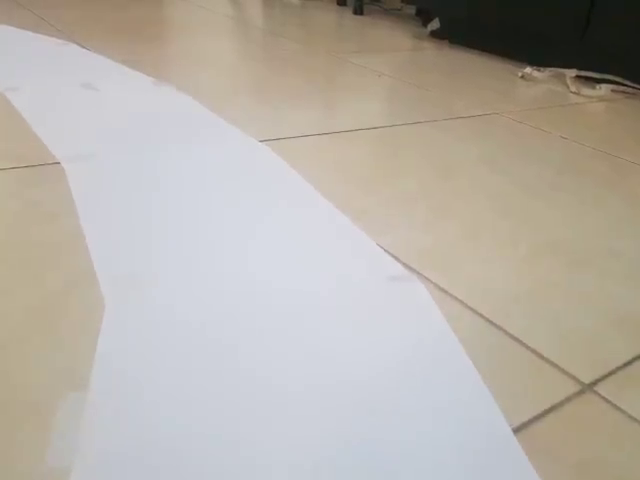
#> input picture frame 73 of SelfDriving/vid1.mp4, 640 x 480 px, given in place of the camera
$ python mainR.py
#> lines starting #> are read from the running program, lines starting #| are printed output that depends on the picture; after the words box and inside, x2 and y2 are one past the last pixel; in counts of white or black regions, pixels touching at a corner belong together
### SelfDriving/WebcamModule.py
import cv2

cap = cv2.VideoCapture(0)

def getImg(display= False,size=[480,240]):
    _, img = cap.read()
    img = cv2.resize(img,(size[0],size[1]))
    if display:
        cv2.imshow('IMG',img)
    return img

# [3 lines that do not run on import are left out]

### SelfDriving/utilis.py
import cv2
import numpy as np

def thresholding(img):
    ImgHSV = cv2.cvtColor(img,cv2.COLOR_BGR2HSV)
    lowerWhite = np.array([80,0,0])
    upperWhite = np.array([255,160,255])
    maskWhite = cv2.inRange(ImgHSV,lowerWhite,upperWhite)

    return maskWhite

def warpImg(img,points,w,h,inv = False):
    pts1 = np.float32(points)
    pts2 = np.float32([[0,0],[w,0],[0,h],[w,h]])
    if inv:
        matrix = cv2.getPerspectiveTransform(pts2,pts1)
    else:
        matrix = cv2.getPerspectiveTransform(pts1,pts2)
    imgWarp = cv2.warpPerspective(img,matrix,[w,h])

    return imgWarp


def nothing(a):
    pass


# [7 lines left out: function initializeTrackbars, not called in this run]


def valTrackbars(wT=480, hT=240):
    widthTop = cv2.getTrackbarPos("Width Top", "Trackbars")
    heightTop = cv2.getTrackbarPos("Height Top", "Trackbars")
    widthBottom = cv2.getTrackbarPos("Width Bottom", "Trackbars")
    heightBottom = cv2.getTrackbarPos("Height Bottom", "Trackbars")
    points = np.float32([(widthTop, heightTop), (wT-widthTop, heightTop),
                      (widthBottom , heightBottom ), (wT-widthBottom, heightBottom)])
    return points


def drawPoints(img,points):
    for x in range(4):
        cv2.circle(img,(int(points[x][0]),int(points[x][1])),15,(0,0,255),cv2.FILLED)

    return img


def getHsistogram(img,minPer = 0.1,display = False,region = 1):
    if region == 1:

        histVals = np.sum(img,axis = 0)
    else:
        histVals = np.sum(img[img.shape[0]//region:,:],axis = 0)

    #print(histVals)
    maxValue = np.max(histVals)
    minValue = minPer*maxValue

    indexArray = np.where(histVals >= minValue)
    basePoint = int(np.average(indexArray))
    #print(basePoint)


    if display:

       imgHist = np.zeros((img.shape[0],img.shape[1],3),np.uint8)
       for x,intensity in enumerate(histVals):
           cv2.line(imgHist,(x,img.shape[0]),(x,img.shape[0]-intensity//255//region),(255,0,255),1)
           cv2.circle(imgHist,(basePoint,img.shape[0]),20,(0,255,255),cv2.FILLED)
       return basePoint,imgHist

    return basePoint

# [30 lines left out: function stackImages, not called in this run]


### SelfDriving/LaneDetection.py
import cv2
import numpy as np
import utilis

curveList = []
avgVal = 10

def getLaneCurve(img,display = 2):
    imgCopy = img.copy()
    imgResult = img.copy()
    ####Step1####
    imgThres = utilis.thresholding(img)

    ####Step2####

    wT, hT ,c =img.shape
    points = utilis.valTrackbars()


    imgWarp = utilis.warpImg(imgThres,points,wT,hT)
    imgWarpPts = utilis.drawPoints(imgCopy,points)

    ####Step3####
    middlePoint,imgHist = utilis.getHsistogram(imgWarp,display=True,minPer=0.5,region=4)
    curveAveragePoint,imgHist = utilis.getHsistogram(imgWarp,display=True,minPer=0.9)

    curveRaw = curveAveragePoint-middlePoint

    ####Step4####
    curveList.append(curveRaw)
    if len(curveList)>avgVal:
        curveList.pop(0)
    curve = int(sum(curveList)/len(curveList))


    ####Step5####

    if display != 0:

       imgInvWarp = utilis.warpImg(imgWarp, points, wT, hT,inv = True)
       imgInvWarp = cv2.cvtColor(imgInvWarp,cv2.COLOR_GRAY2BGR)
       imgInvWarp[0:hT//3,0:wT] = 0,0,0
       imgLaneColor = np.zeros_like(img)
       imgLaneColor[:] = 0, 255, 0
       #imgLaneColor = cv2.bitwise_and(imgInvWarp, imgLaneColor)
       imgResult = cv2.addWeighted(imgResult,1,imgLaneColor,1,0)
       midY = 450
       cv2.putText(imgResult,str(curve),(wT//2-80,85),cv2.FONT_HERSHEY_COMPLEX,2,(255,0,255),3)
       cv2.line(imgResult,(wT//2,midY),(wT//2+(curve*3),midY),(255,0,255),5)
       cv2.line(imgResult, ((wT // 2 + (curve * 3)), midY-25), (wT // 2 + (curve * 3), midY+25), (0, 255, 0), 5)
       for x in range(-30, 30):
           w = wT // 20
           cv2.line(imgResult, (w * x + int(curve//50 ), midY-10),
                    (w * x + int(curve//50 ), midY+10), (0, 0, 255), 2)
       #fps = cv2.getTickFrequency() / (cv2.getTickCount() - timer);
       #cv2.putText(imgResult, 'FPS '+str(int(fps)), (20, 40), cv2.FONT_HERSHEY_SIMPLEX, 1, (230,50,50), 3);
    if display == 2:
       imgStacked = utilis.stackImages(0.7,([img,imgWarpPts,imgWarp],
                                         [imgHist,imgLaneColor,imgResult]))
       cv2.imshow('ImageStack',imgStacked)
    elif display == 1:
       cv2.imshow('Resutlt',imgResult)

    """ cv2.imshow("Thresh",imgThres)
    #cv2.resizeWindow("arp",360,240)
    cv2.imshow("warp",imgWarp)
    cv2.resizeWindow("warp",360,240)
    cv2.imshow("warpPoints",imgWarpPts)
    cv2.imshow("histogram",imgHist) """

    ####Normalization####
    curve = curve/100
    if curve>1: curve == 1
    if curve<-1: curve ==-1

    return curve


# [19 lines that do not run on import are left out]

### SelfDriving/MotorModule.py
import RPi.GPIO as GPIO
from time import sleep
GPIO.setmode(GPIO.BCM)
GPIO.setwarnings(False)


class Motor():
    def __init__(self,EnaA,In1A,In2A,EnaB,In1B,In2B):
        self.EnaA= EnaA
        self.In1A = In1A
        self.In2A = In2A
        self.EnaB= EnaB
        self.In1B = In1B
        self.In2B = In2B
        GPIO.setup(self.EnaA,GPIO.OUT);GPIO.setup(self.In1A,GPIO.OUT);GPIO.setup(self.In2A,GPIO.OUT)
        GPIO.setup(self.EnaB,GPIO.OUT);GPIO.setup(self.In1B,GPIO.OUT);GPIO.setup(self.In2B,GPIO.OUT)
        self.pwmA = GPIO.PWM(self.EnaA, 100);
        self.pwmB = GPIO.PWM(self.EnaB, 100);
        self.pwmA.start(0);
        self.pwmB.start(0);
        self.mySpeed=0

    def move(self,speed=0.5,turn=0,t=0):
        speed *=100
        turn *=70
        leftSpeed = speed-turn
        rightSpeed = speed+turn

        if leftSpeed>100: leftSpeed =100
        elif leftSpeed<-100: leftSpeed = -100
        if rightSpeed>100: rightSpeed =100
        elif rightSpeed<-100: rightSpeed = -100
        #print(leftSpeed,rightSpeed)
        self.pwmA.ChangeDutyCycle(abs(leftSpeed))
        self.pwmB.ChangeDutyCycle(abs(rightSpeed))
        if leftSpeed>0:GPIO.output(self.In1A,GPIO.HIGH);GPIO.output(self.In2A,GPIO.LOW)
        else:GPIO.output(self.In1A,GPIO.LOW);GPIO.output(self.In2A,GPIO.HIGH)
        if rightSpeed>0:GPIO.output(self.In1B,GPIO.HIGH);GPIO.output(self.In2B,GPIO.LOW)
        else:GPIO.output(self.In1B,GPIO.LOW);GPIO.output(self.In2B,GPIO.HIGH)
        sleep(t)

    # [15 lines left out: functions stop, main, not called in this run]

# [3 lines that do not run on import are left out]

### SelfDriving/mainR.py
from MotorModule import Motor
from LaneDetection import getLaneCurve
import WebcamModule

##################################################
motor = Motor(2,3,4,17,22,27)
##################################################

def main():

    img = WebcamModule.getImg()
#> in getImg, img is the input picture: shape (480, 640, 3); mean B, G, R 167.4, 175.7, 181.8
#> in getImg, `img = cv2.resize(img,(size[0],size[1]))`:
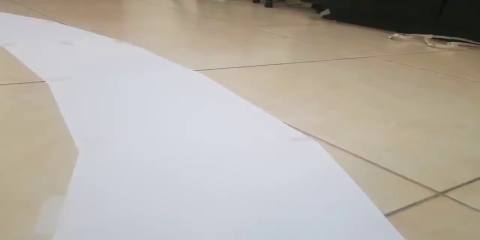
#> img: shape (240, 480, 3); mean B, G, R 167.4, 175.7, 181.9
    curveVal= getLaneCurve(img,1)
#> in thresholding, `ImgHSV = cv2.cvtColor(img,cv2.COLOR_BGR2HSV)`: ImgHSV: shape (240, 480, 3); mean H, S, V 60.4, 35.7, 186.3
#> in thresholding, `maskWhite = cv2.inRange(ImgHSV,lowerWhite,upperWhite)`:
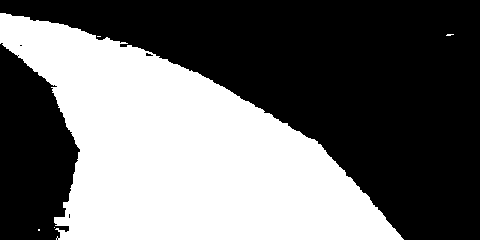
#> maskWhite: shape (240, 480); 42.3% white; 5 white regions (4 under 20 px), largest, box (x1, y1, x2, y2) and area: (0, 13, 404, 240) 48717
#> in warpImg, `imgWarp = cv2.warpPerspective(img,matrix,[w,h])`: imgWarp: shape (480, 240); every value is 0
#> in getHsistogram, `histVals = np.sum(img[img.shape[0]//region:,:],axis = 0)`: histVals = 240 values from 0 to 0
#> in getHsistogram, `maxValue = np.max(histVals)`: maxValue = 0
#> in getHsistogram, `basePoint = int(np.average(indexArray))`: basePoint = 119
#> after the loop in getHsistogram, `for x,intensity in enumerate(histVals):`:
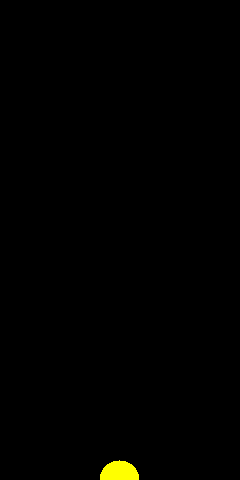
#> imgHist: shape (480, 240, 3); mean of channels 0, 1, 2 0, 1.3, 1.3; drawn as B, G, R
#> in getLaneCurve, `curveRaw = curveAveragePoint-middlePoint`: curveRaw = 0
#> in getLaneCurve, `imgInvWarp = cv2.cvtColor(imgInvWarp,cv2.COLOR_GRAY2BGR)`: imgInvWarp: shape (480, 240, 3); every value is 0
#> in getLaneCurve, `imgResult = cv2.addWeighted(imgResult,1,imgLaneColor,1,0)`:
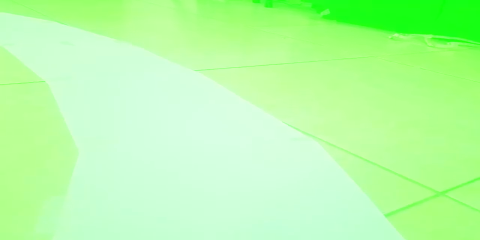
#> imgResult: shape (240, 480, 3); mean B, G, R 167.4, 255, 181.9
#> in getLaneCurve, `cv2.putText(imgResult,str(curve),(wT//2-80,85),cv2.FONT_HERSHEY_COMPLE..`:
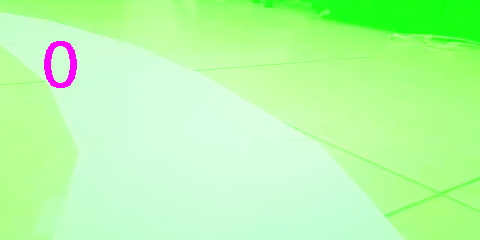
#> imgResult: shape (240, 480, 3); 0.61% of pixels changed, all inside (x1, y1, x2, y2) = (44, 41, 77, 88)
#> curveVal = 0

    sen = 1.3  # SENSITIVITY
    maxVAl= 0.3 # MAX SPEED
    if curveVal>maxVAl:curveVal = maxVAl
    if curveVal<-maxVAl: curveVal =-maxVAl
    #print(curveVal)
    if curveVal>0:
        sen =1.7
        if curveVal<0.05: curveVal=0
    else:
        if curveVal>-0.08: curveVal=0
    motor.move(0.20,-curveVal*sen,0.05)
    #cv2.waitKey(1)


if __name__ == '__main__':
    while True:
        main()
#> pass 2 of the loop `while True:`:
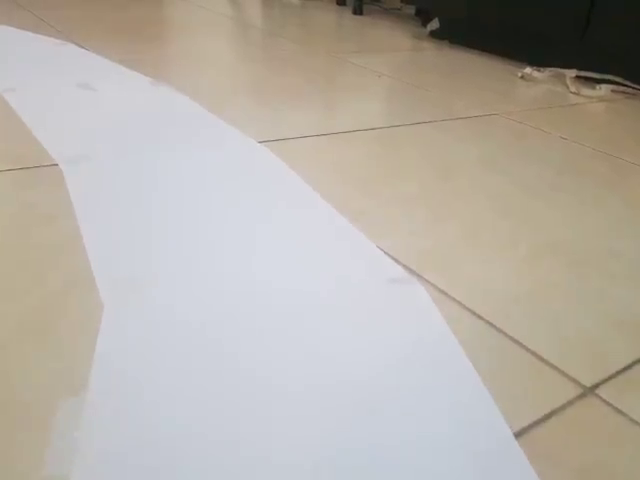
#> input picture frame 74 of SelfDriving/vid1.mp4, 640 x 480 px, given in place of the camera
#> in getImg, img is the input picture: shape (480, 640, 3); mean B, G, R 167.4, 175.6, 181.8
#> ImgHSV: shape (240, 480, 3); mean H, S, V 60.3, 35.7, 186.3
#> in thresholding (call 2), `maskWhite = cv2.inRange(ImgHSV,lowerWhite,upperWhite)`:
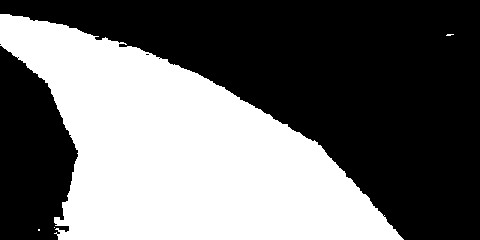
#> maskWhite: shape (240, 480); 42.3% white; 4 white regions (3 under 20 px), largest, box (x1, y1, x2, y2) and area: (0, 14, 404, 240) 48757
#> in getLaneCurve (call 2), `points = utilis.valTrackbars()`: points = [[0, 0], [480, 0], [0, 0], [480, 0]]
#> in getLaneCurve (call 2), `cv2.putText(imgResult,str(curve),(wT//2-80,85),cv2.FONT_HERSHEY_COMPLE..`:
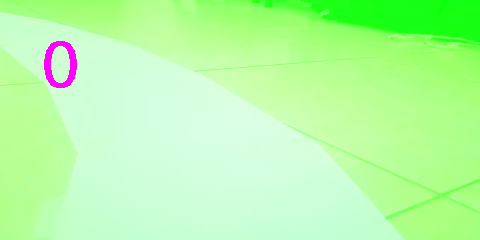
#> imgResult: shape (240, 480, 3); mean B, G, R 167.7, 253.4, 182.1
#> pass 3 of the loop `while True:`:
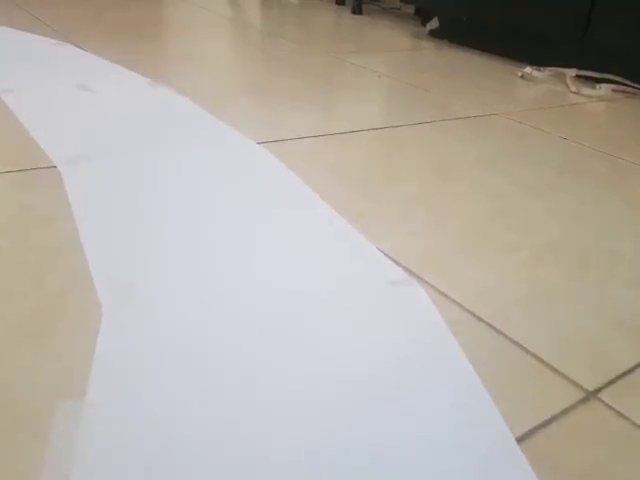
#> input picture frame 75 of SelfDriving/vid1.mp4, 640 x 480 px, given in place of the camera
#> in getImg, img is the input picture: shape (480, 640, 3); mean B, G, R 167.3, 175.6, 181.7
#> ImgHSV: shape (240, 480, 3); mean H, S, V 60.2, 35.7, 186.2
#> in thresholding (call 3), `maskWhite = cv2.inRange(ImgHSV,lowerWhite,upperWhite)`:
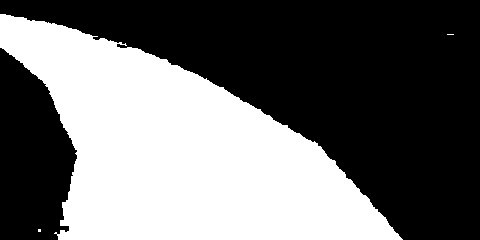
#> maskWhite: shape (240, 480); 42.2% white; 3 white regions (2 under 20 px), largest, box (x1, y1, x2, y2) and area: (0, 14, 403, 240) 48615
#> in getLaneCurve (call 3), `cv2.putText(imgResult,str(curve),(wT//2-80,85),cv2.FONT_HERSHEY_COMPLE..`:
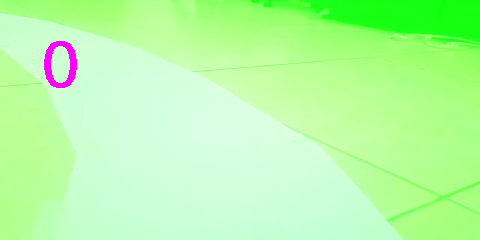
#> imgResult: shape (240, 480, 3); mean B, G, R 167.6, 253.4, 182.1

$ run again, starting later in the video
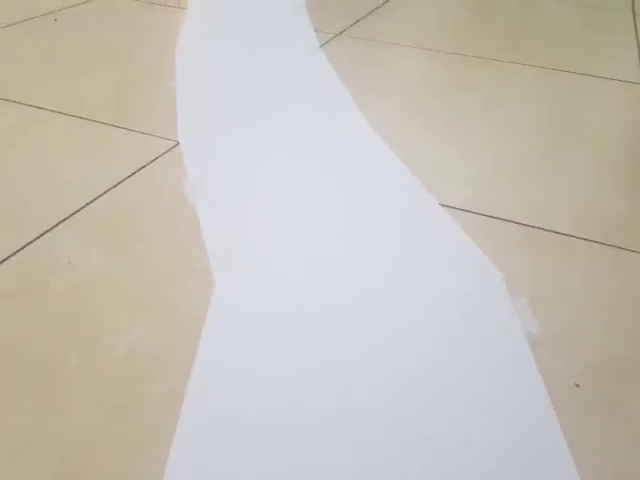
#> input picture frame 329 of SelfDriving/vid1.mp4, 640 x 480 px, given in place of the camera
#> in getImg, img is the input picture: shape (480, 640, 3); mean B, G, R 184.2, 192.9, 198.1
#> ImgHSV: shape (240, 480, 3); mean H, S, V 59.1, 30.5, 202.7
#> in thresholding, `maskWhite = cv2.inRange(ImgHSV,lowerWhite,upperWhite)`:
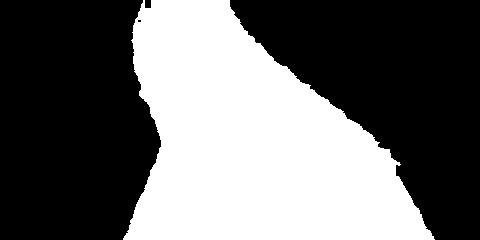
#> maskWhite: shape (240, 480); 41.3% white; 1 white region, box (x1, y1, x2, y2) and area: (123, 0, 435, 240) 47612
#> in getHsistogram, `histVals = np.sum(img[img.shape[0]//region:,:],axis = 0)`: histVals = 240 values, max 255 at index 22, min 0 at index 0, mean 12.02
#> maxValue = 255
#> minValue = 127.5
#> indexArray = ([22, 31, 33, 35, 42, 44, 46, 49, 51, 53, 55],)
#> basePoint = 41
#> the loop in getHsistogram, `for x,intensity in enumerate(histVals):` made 240 passes
#> intensity on passes 1 to 3: 0, 0, 0
#> the loop in getHsistogram (call 2), `for x,intensity in enumerate(histVals):` made 240 passes
#> curveAveragePoint = 39
#> curveRaw = -2
#> imgWarp: shape (480, 240); every value is 0
#> imgInvWarp: shape (480, 240, 3); every value is 0
#> in getLaneCurve, `cv2.putText(imgResult,str(curve),(wT//2-80,85),cv2.FONT_HERSHEY_COMPLE..`:
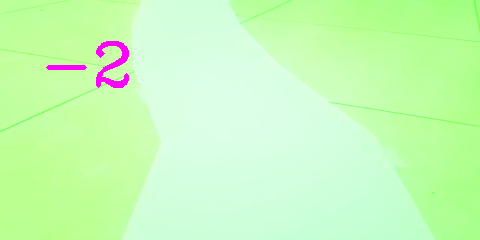
#> imgResult: shape (240, 480, 3); mean B, G, R 184.9, 253, 198.5
#> in getLaneCurve, `curve = curve/100`: curve = -0.02
